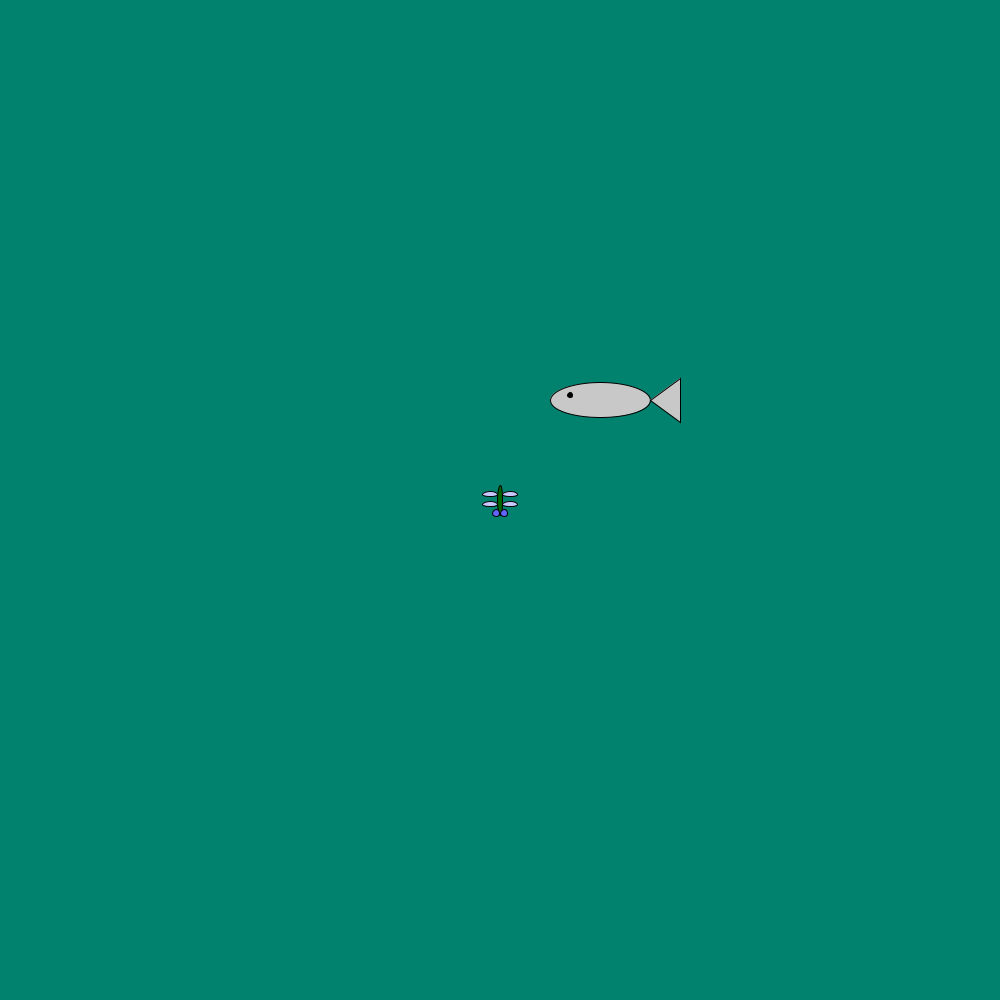
Frame 1 (no input)
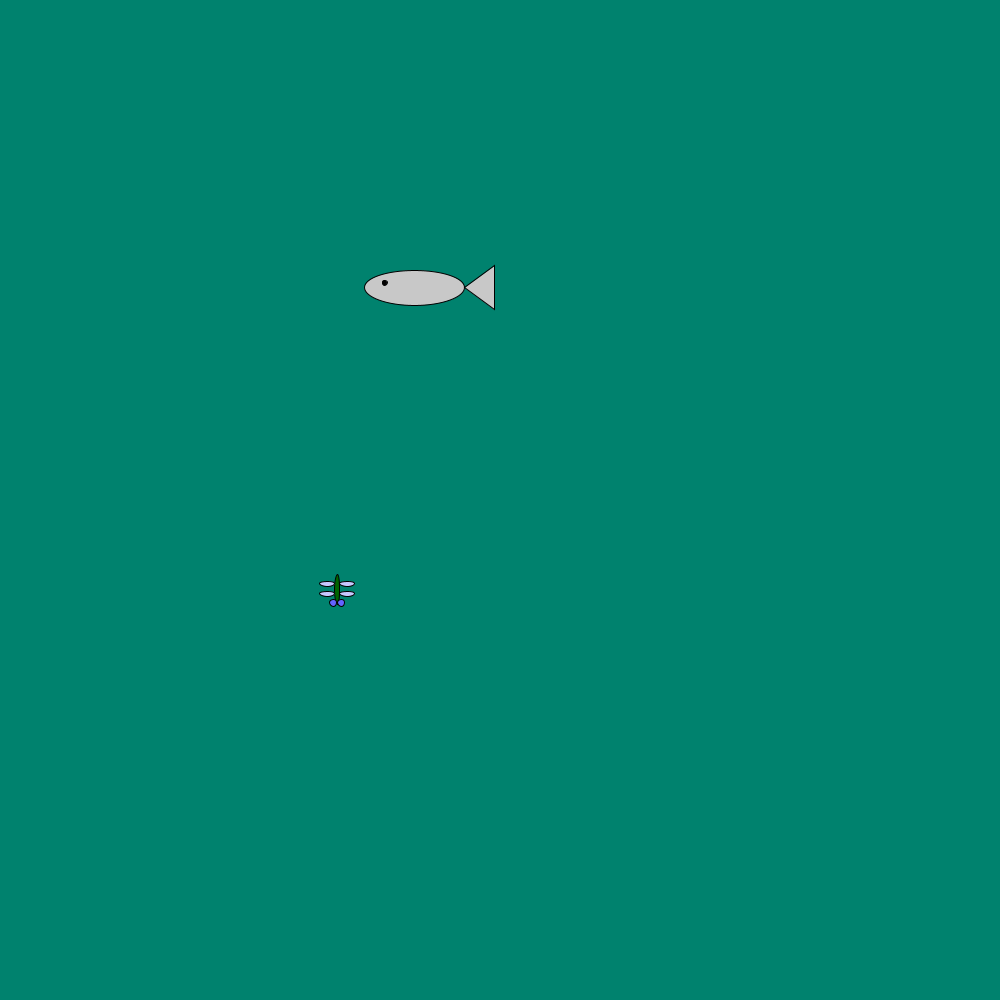
Frame 60 (the mouse pressed at the canvas centre just before this capture)
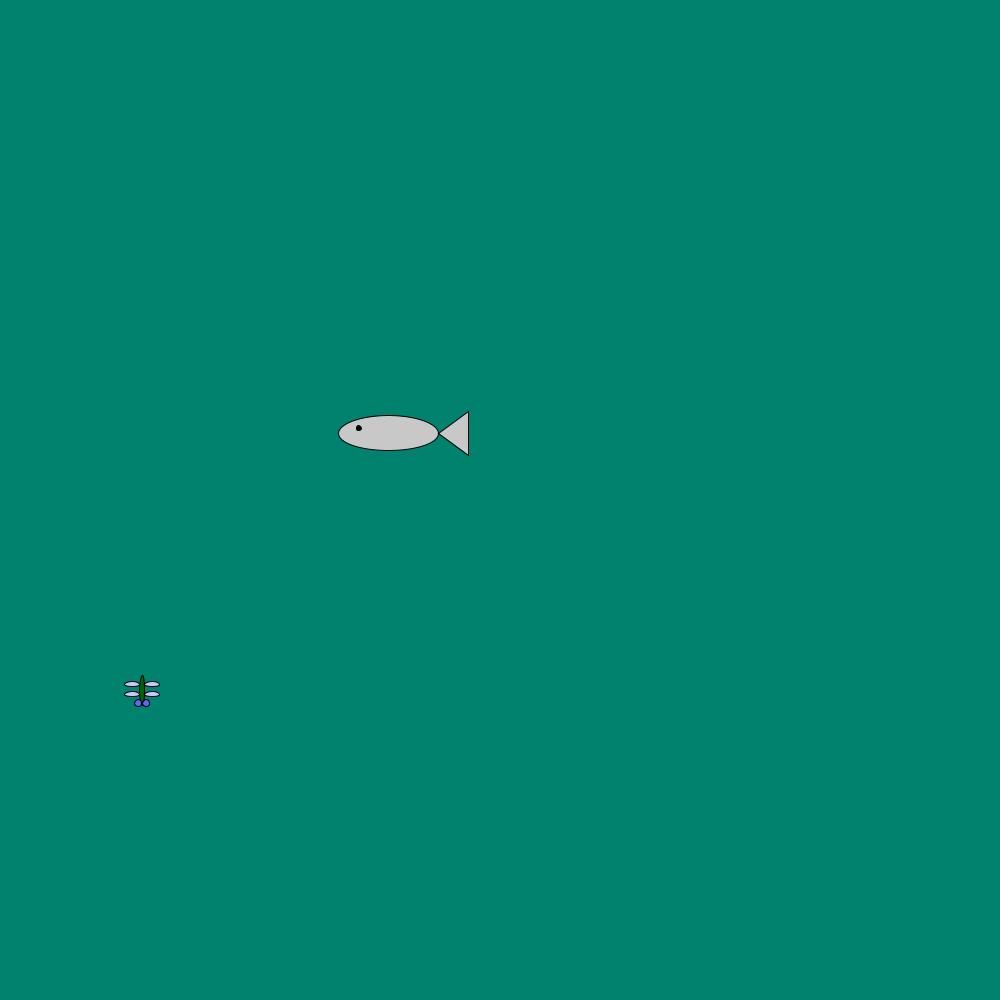
Frame 120 (the mouse held since frame 60 and released just before this capture)

The Processing sketch that drew these frames (run headless with seeded random() and noise(); from frame 60 on, the mouse is pressed at the canvas centre):

// Processing sketch: Pond_Fly_and_Fish__homework__week_16_HW
// ── Pond_Fly_and_Fish__homework__week_16_HW.pde
Dragon fly;
Fresh fish;

void setup(){
  size(1000,1000);
  fly = new Dragon();
  fish = new Fresh();
}

void draw(){
  background(0,130,110);
  fly.display();
  fly.update();
  fly.boundary();
  fish.display();
  fish.update();
}
// ── Fly.pde
class Dragon{
  PVector location;
  PVector acceleration;
  PVector velocity;
  
  Dragon(){
    location = new PVector(width/2, height/2);
    velocity = new PVector(random(-2,2),random(-2,2));
    acceleration = new PVector(0.001,-0.001);
    
  }
  void display(){
    stroke(0);
    //body
    fill(0,100,0);
    ellipse(location.x,location.y,5,30);
    //eyes
    fill(100,100,255);
    ellipse(location.x+4,location.y+13,7,7);
    ellipse(location.x-4,location.y+13,7,7);
    //wings
    fill(200,200,255);
    ellipse(location.x-10,location.y+4,15,5);
    ellipse(location.x-10,location.y-6,15,5);
    ellipse(location.x+10,location.y+4,15,5);
    ellipse(location.x+10,location.y-6,15,5);
  }
  void update(){
    acceleration = PVector.random2D();
    velocity.add(acceleration);
    velocity.limit(5);
    location.add(velocity);
  }
  void boundary(){
    if(location.x > width+25){
      location.x = width/2;
    } else if(location.x < -25){
      location.x = width/2;
    }
    if(location.y > height+25){
      location.y = height/2;
    }  else if(location.y < -25){
      location.y = height/2;
    }
  }
}
// ── Fresh_Fish.pde
class Fresh{
  PVector location;
  PVector velocity;
  PVector acceleration;
  PVector mouse;
  
  Fresh(){
    location = new PVector(600,400);
    velocity = new PVector(1,1);
    acceleration = new PVector(mouseX/100,mouseY/100);
  }
  
  void display(){
    fill(200);
    //body
    ellipse(location.x,location.y,100,35);
    triangle(location.x+50,location.y,location.x+80,location.y+22,location.x+80,location.y-22);
    //eye
    fill(0);
    ellipse(location.x-30,location.y-5,5,5);
    stroke(0);
  }
  void update(){
     mouse = new PVector(mouseX,mouseY);
    mouse.sub(location);
    mouse.setMag(0.25);
    acceleration = mouse;
    velocity.add(acceleration);
    velocity.limit(5);
    location.add(velocity);
  }
}
